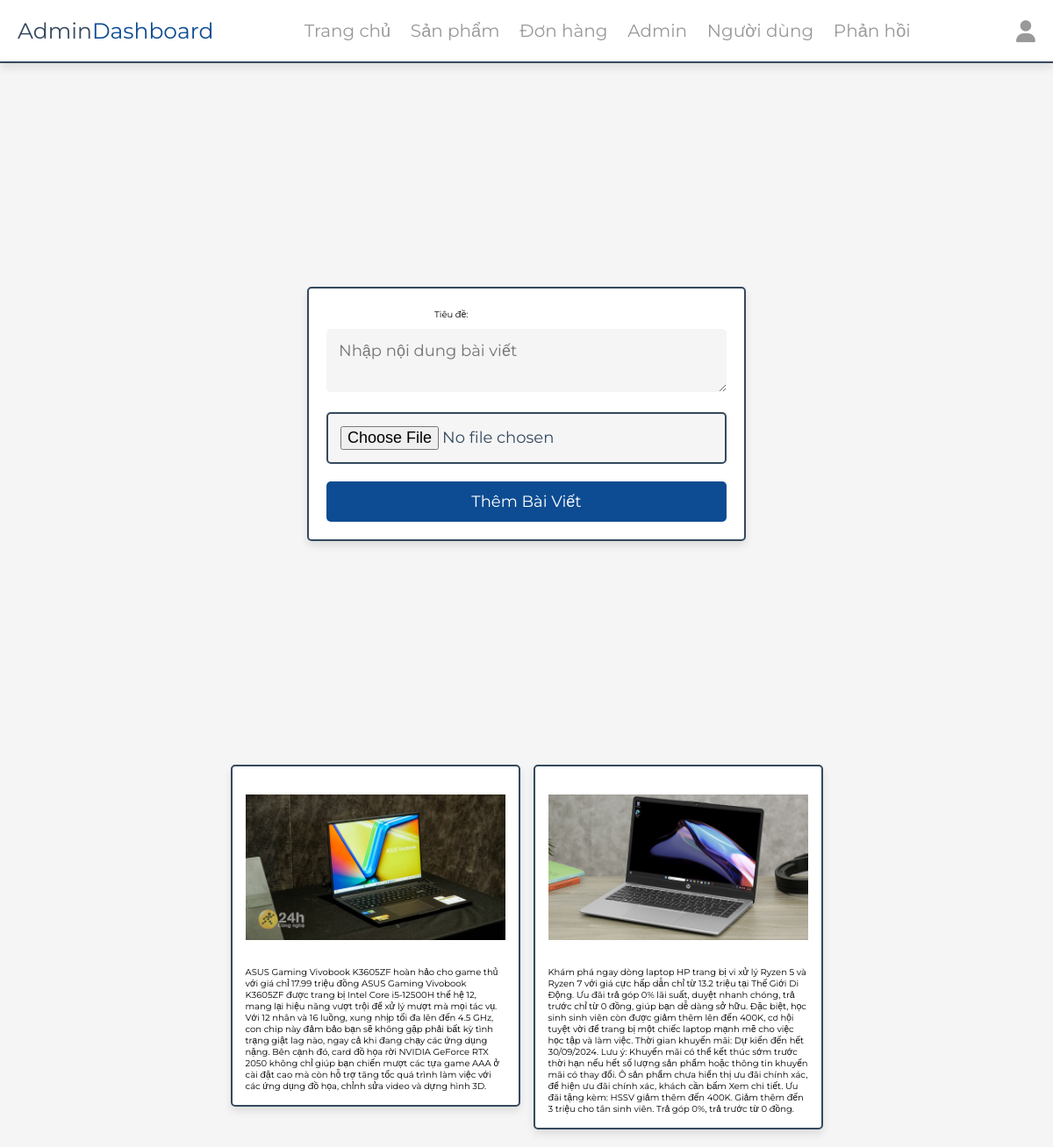
Screenshot of /admin/content.php (signed in) with the database file from the repository.
### tables this page shows
CREATE TABLE `new` (
  `title` varchar(225) NOT NULL,
  `image` varchar(100) NOT NULL,
  `content` text NOT NULL,
  `id` int(10) NOT NULL
);

### admin/content.php (the view, shortened to what this page needs)
<?php
include '../components/connect.php';
?>
<!DOCTYPE html>
<html lang="en">
<head>
   <link rel="stylesheet" href="https://cdnjs.cloudflare.com/ajax/libs/font-awesome/6.1.1/css/all.min.css">
   <link rel="stylesheet" href="../css/admin_style.css">
</head>
<body>
   <?php include '../components/admin_header.php' ?>
   <section class="form-container">
      <form action="" method="POST" enctype="multipart/form-data" style="text-align: center;">
         <label for="title">Tiêu đề:</label>
         <input type="text" name="title" required>
         <textarea name="content" cols="30px" required class="box" style="border: 1px;" placeholder="Nhập nội dung bài viết"></textarea>
         <br>
         <input type="file" name="image" class="box" accept="image/jpg, image/jpeg, image/png, image/webp" required>
         <input type="submit" value="Thêm bài viết" name="add_post" class="btn">
      </form>
   </section>
   <section class="show-products" style="padding-top: 0;">
      <div class="box-container">
         <?php
         $show_posts = $conn->prepare("SELECT * FROM `new`");
         $show_posts->execute();
         if ($show_posts->rowCount() > 0) {
            while ($fetch_posts = $show_posts->fetch(PDO::FETCH_ASSOC)) {
         ?>
               <div class="box">
                  <img src="../content_image/<?= $fetch_posts['image']; ?>"  alt="">
                  <div class="content"><?= $fetch_posts['content']; ?></div>
               </div>
         <?php
            }
         } else {
            echo '<p class="empty">Chưa có bài viết nào được thêm vào!</p>';
         }
         ?>
      </div>
   </section>
</body>
</html>

### css/admin_style.css (style rules this page uses)
:root { --main-color: #0D4C92; --red: #e74c3c; --orange: #f39c12; --black: #34495e; --white: #fff; --light-bg: #f5f5f5; --light-orange:#e1af25; --light-color: #999; --border: .2rem solid var(--black); --box-shadow: 0 .5rem 1rem rgba(0, 0, 0, .1); }
* { font-family: 'Montserrat', sans-serif; margin: 0; padding: 0; box-sizing: border-box; text-decoration: none; outline: none; border: none; }
html { font-size: 62.5%; overflow-x: hidden; }
body { background-color: var(--light-bg); }
section { max-width: 1200px; margin: 0 auto; padding: 2rem; }
.btn, .delete-btn, .option-btn { display: block; margin-top: 1rem; border-radius: .5rem; cursor: pointer; width: 100%; font-size: 1.8rem; color: var(--white); padding: 1.2rem 3rem; text-transform: capitalize; text-align: center; }
.btn { background-color: var(--main-color); }
.form-container { display: flex; align-items: center; justify-content: center; min-height: 100vh; }
.form-container form { background-color: var(--white); border-radius: .5rem; border: var(--border); box-shadow: var(--box-shadow); padding: 2rem; text-align: center; width: 50rem; }
.form-container form .box { width: 100%; background-color: var(--light-bg); padding: 1.4rem; font-size: 1.4rem; color: var(--black); margin: 1rem 0; border: var(--border); font-size: 1.8rem; border-radius: .5rem; }
.show-products .box-container { display: grid; grid-template-columns: repeat(auto-fit, 33rem); gap: 1.5rem; justify-content: center; align-items: flex-start; }
.show-products .box-container .box { background-color: var(--white); border-radius: .5rem; box-shadow: var(--box-shadow); border: var(--border); padding: 1.5rem; }
.show-products .box-container .box img { width: 100%; height: 20rem; object-fit: contain; margin-bottom: 1rem; }

### rows the page displays
new: image (picture), content "ASUS Gaming Vivobook K3605ZF hoàn hảo cho game thủ với giá chỉ 17.99 triệu đồng ASUS Gaming Vivobook K3605ZF được trang bị Intel Core i5-12500H thế hệ 12, mang lại hiệu năng vượt trội để xử lý mượt mà mọi tác vụ. Với 12 nhân và 16 luồng, xung nhịp tối đa lên đến 4.5 GHz, con chip này đảm bảo bạn sẽ không gặp phải bất kỳ tình trạng giật lag nào, ngay cả khi đang chạy các ứng dụng nặng. Bên cạnh đó, card đồ họa rời NVIDIA GeForce RTX 2050 không chỉ giúp bạn chiến mượt các tựa game AAA ở cài đặt cao mà còn hỗ trợ tăng tốc quá trình làm việc với các ứng dụng đồ họa, chỉnh sửa video và dựng hình 3D."
new: image (picture), content "Khám phá ngay dòng laptop HP trang bị vi xử lý Ryzen 5 và Ryzen 7 với giá cực hấp dẫn chỉ từ 13.2 triệu tại Thế Giới Di Động. Ưu đãi trả góp 0% lãi suất, duyệt nhanh chóng, trả trước chỉ từ 0 đồng, giúp bạn dễ dàng sở hữu. Đặc biệt, học sinh sinh viên còn được giảm thêm lên đến 400K, cơ hội tuyệt vời để trang bị một chiếc laptop mạnh mẽ cho việc học tập và làm việc. Thời gian khuyến mãi: Dự kiến đến hết 30/09/2024. Lưu ý: Khuyến mãi có thể kết thúc sớm trước thời hạn nếu hết số lượng sản phẩm hoặc thông tin khuyến mãi có thay đổi. Ô sản phẩm chưa hiển thị ưu đãi chính xác, để hiện ưu đãi chính xác, khách cần bấm Xem chi tiết. Ưu đãi tặng kèm: HSSV giảm thêm đến 400K. Giảm thêm đến 3 triệu…"
